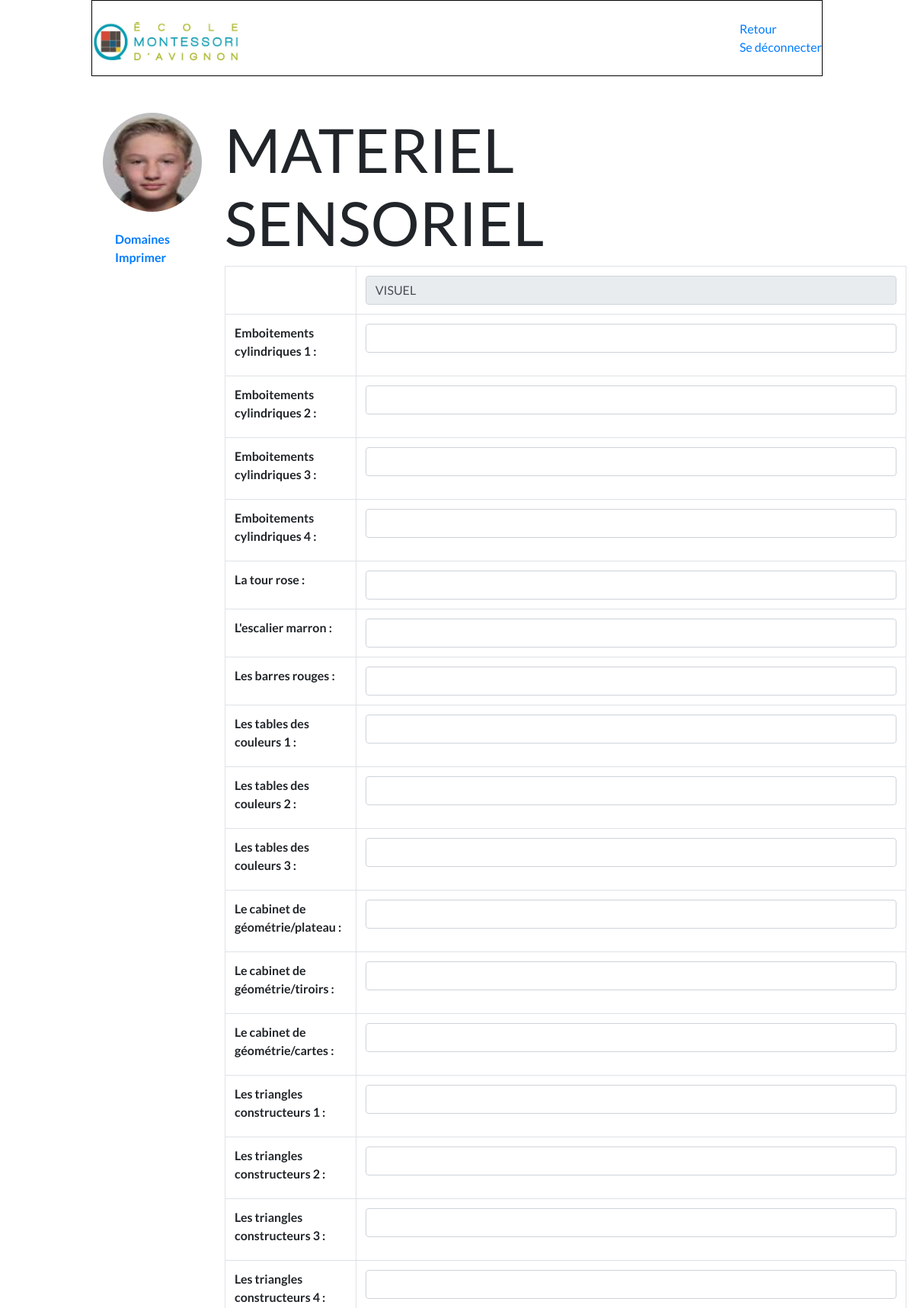
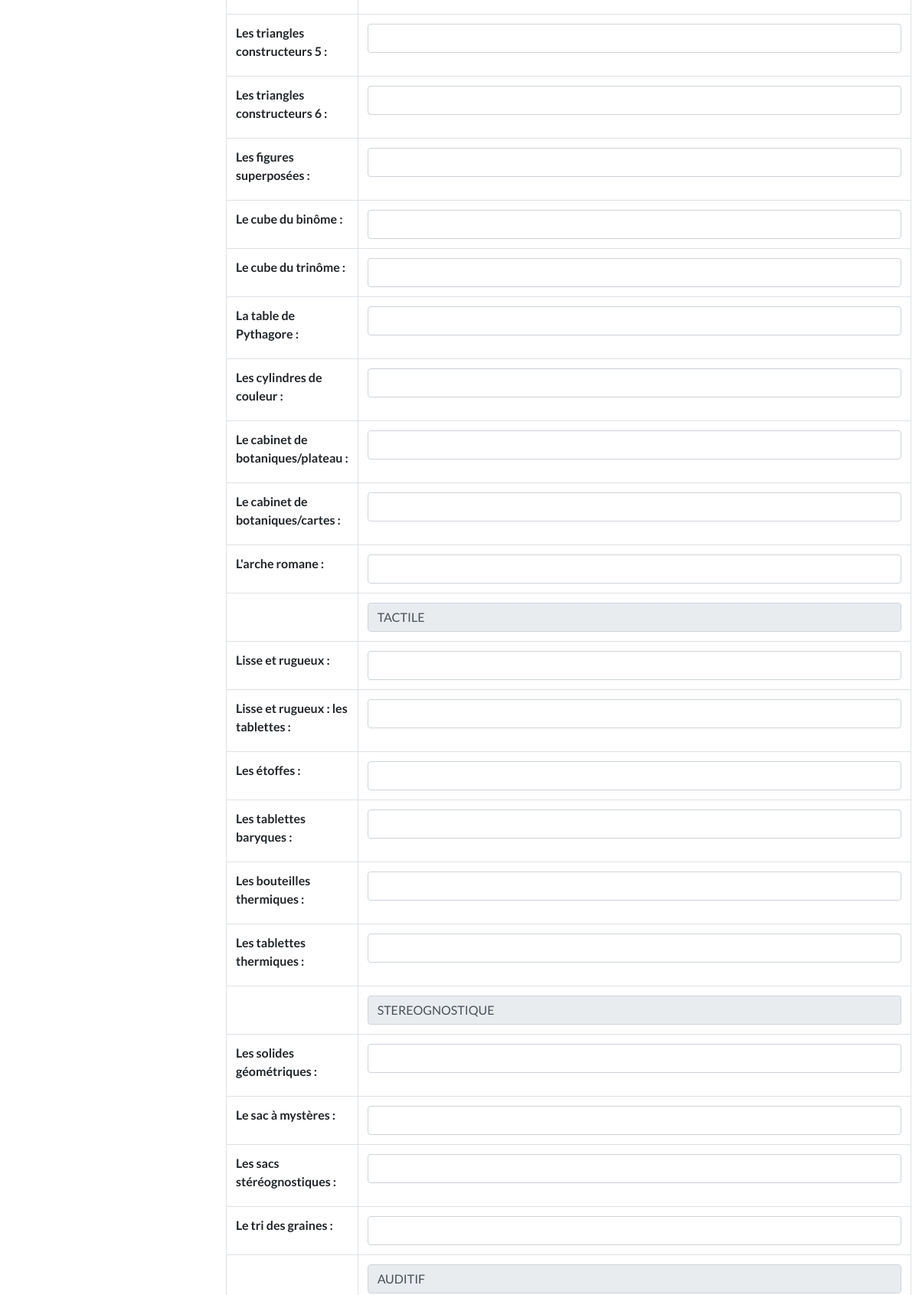
/Materiel_sensoriel_change/7 (signed in, upper part), run on the app's committed database (2 pictures, top to bottom).
### students/models.py (models this page shows, shortened)
class Students(models.Model):
    photo = models.ImageField(null=True, blank=True)
    firstname = models.CharField(max_length=25)
    lastname = models.CharField(max_length=25)
    date_of_birth = models.DateField()
    profil = models.TextField()
    ambiance = models.ForeignKey(Ambiance, on_delete=models.CASCADE)
    pratique_life = models.ForeignKey(PracticalLife, on_delete=models.CASCADE)
    sensorial_material = models.ForeignKey(SensoryMaterial, on_delete=models.CASCADE)
    mathe = models.ForeignKey(Math, on_delete=models.CASCADE)
    langage = models.ForeignKey(Langage, on_delete=models.CASCADE)
    letter = models.ForeignKey(Letter, on_delete=models.CASCADE)
    active = models.BooleanField(default=True)
    date_created = models.DateTimeField(auto_now_add=True)
    date_updated = models.DateTimeField(auto_now=True)
    tracker = FieldTracker()
    class Meta:
        verbose_name = "Student"
        verbose_name_plural = "Students"
    IMAGE_MAX_SIZE = (100, 100)
    def __str__(self):
        return f'{self.firstname} {self.lastname}'

### three_six/models.py (models this page shows)
class SensoryMaterial(models.Model):
    title_1 = models.CharField(max_length=100, default='VISUEL')
    cylindrical_sockets_1 = models.CharField(max_length=250, verbose_name="Emboitements cylindriques 1")
    cylindrical_sockets_2 = models.CharField(max_length=250, verbose_name="Emboitements cylindriques 2")
    cylindrical_sockets_3 = models.CharField(max_length=250, verbose_name="Emboitements cylindriques 3")
    cylindrical_sockets_4 = models.CharField(max_length=250, verbose_name="Emboitements cylindriques 4")
    pink_tower = models.CharField(max_length=250, verbose_name="La tour rose")
    brown_staircase = models.CharField(max_length=250, verbose_name="L'escalier marron")
    red_bars = models.CharField(max_length=250, verbose_name="Les barres rouges")
    color_table_1 = models.CharField(max_length=250, verbose_name="Les tables des couleurs 1")
    color_table_2 = models.CharField(max_length=250, verbose_name="Les tables des couleurs 2")
    color_table_3 = models.CharField(max_length=250, verbose_name="Les tables des couleurs 3")
    geometry_tray = models.CharField(max_length=250, verbose_name="Le cabinet de géométrie /plateau")
    geometry_drawers = models.CharField(max_length=250, verbose_name="Le cabinet de géométrie /tiroirs")
    geometry_maps = models.CharField(max_length=250, verbose_name="Le cabinet de géométrie /cartes")
    constructor_triangles_1 = models.CharField(max_length=250, verbose_name="Les triangles constructeurs 1")
    constructor_triangles_2 = models.CharField(max_length=250, verbose_name="Les triangles constructeurs 2")
    constructor_triangles_3 = models.CharField(max_length=250, verbose_name="Les triangles constructeurs 3")
    constructor_triangles_4 = models.CharField(max_length=250, verbose_name="Les triangles constructeurs 4")
    constructor_triangles_5 = models.CharField(max_length=250, verbose_name="Les triangles constructeurs 5")
    constructor_triangles_6 = models.CharField(max_length=250, verbose_name="Les triangles constructeurs 6")
    superimposed_figures = models.CharField(max_length=250, verbose_name="Les figures superposées")
    binomial_cube = models.CharField(max_length=250, verbose_name="Le cube du binôme")
    trinomial_cube = models.CharField(max_length=250, verbose_name="Le cube du trinôme")
    pythagore_table = models.CharField(max_length=250, verbose_name="La table de Pythagore")
    colored_cylinders = models.CharField(max_length=250, verbose_name="Les cylindres de couleur")
    botanical_tray = models.CharField(max_length=250, verbose_name="Le cabinet de botaniques /plateau")
    botanical_maps = models.CharField(max_length=250, verbose_name="Le cabinet de botaniques /cartes")
    roman_arch = models.CharField(max_length=250, verbose_name="L'arche romane")
    """ TACTILE"""
    title_2 = models.CharField(max_length=100, default='TACTILE')
    smooth_rough = models.CharField(max_length=250, verbose_name="Lisse et rugueux")
    smooth_rough_table = models.CharField(max_length=250, verbose_name="Lisse et rugueux : les tablettes")
    fabrics = models.CharField(max_length=250, verbose_name="Les étoffes")
    baryque_tablets = models.CharField(max_length=250, verbose_name="Les tablettes baryques")
    thermal_bottles = models.CharField(max_length=250, verbose_name="Les bouteilles thermiques")
    thermal_tablets = models.CharField(max_length=250, verbose_name="Les tablettes thermiques")
    """ STEREOGNOSTIQUE"""
    title_3 = models.CharField(max_length=100, default='STEREOGNOSTIQUE')
    geometric_solids = models.CharField(max_length=250, verbose_name="Les solides géométriques")
    mystery_bag = models.CharField(max_length=250, verbose_name="Le sac à mystères")
    stereognostic_bag = models.CharField(max_length=250, verbose_name="Les sacs stéréognostiques")
    seed_sorting = models.CharField(max_length=250, verbose_name="Le tri des graines")
    """AUDITIF"""
    title_4 = models.CharField(max_length=100, default='AUDITIF')
    noise_boxes = models.CharField(max_length=250, verbose_name="Les boites à bruits")
    bells = models.CharField(max_length=250, verbose_name="Les clochettes")
    """OLFACTIF"""
    title_5 = models.CharField(max_length=100, default='OLFACTIF')
    smells = models.CharField(max_length=250, verbose_name="Les odeurs")
    """GUSTATIF"""
    title_6 = models.CharField(max_length=100, default='GUSTATIF')
    flavours = models.CharField(max_length=250, verbose_name="Les saveurs")
    """GEOGRAPHIE"""
    title_7 = models.CharField(max_length=100, default='GEOGRAPHIE')
    smooth_rough_globe = models.CharField(
        max_length=250, verbose_name="Le globe lisse et rugueux")
    colorful_globe = models.CharField(
        max_length=250, verbose_name="Le globe coloré")
    planisphere = models.CharField(
        max_length=250, verbose_name="Le planisphère")
    puzzles_continents = models.CharField(
        max_length=250, verbose_name="Les puzzles des continents")
    flags = models.CharField(max_length=250, verbose_name="Les drapeaux")
    flags_1 = models.CharField(max_length=250, verbose_name="Les drapeaux : nomenclature classifiée")
    land_water = models.CharField(max_length=250, verbose_name="Les contrastes de la terre et de l'eau")
    europe = models.CharField(max_length=250, verbose_name="La carte de l'Europe")
    """ART"""
    title_8 = models.CharField(max_length=100, default='ART')
    art = models.CharField(max_length=250, verbose_name="Introduction à l'art")
    """EXPERIENCES SCIENTIFIQUES"""
    title_9 = models.CharField(max_length=100, default='EXPERIENCES SCIENTIFIQUES')
    sink_float = models.CharField(max_length=250, verbose_name="Les objects qui coulent, qui flottent")
    horizontal_water = models.CharField(max_length=250, verbose_name="l'eau qui s'équilibre sur un plan horizontal")
    north = models.CharField(max_length=250, verbose_name="La direction du nord")
    water_air_1 = models.CharField(max_length=250, verbose_name="L'eau et l'air 1")
    water_air_2 = models.CharField(max_length=250, verbose_name="L'eau et l'air 2")
    water_air_3 = models.CharField(max_length=250, verbose_name="L'eau et l'air 3")
    electricity = models.CharField(max_length=250, verbose_name="L'électricité")
    magnets_1 = models.CharField(max_length=250, verbose_name="Les aimants 1")
    magnets_2 = models.CharField(max_length=250, verbose_name="Les aimants 2")
    title_10 = models.CharField(max_length=100, default='OBSERVATIONS')
    observations_1 = models.TextField(verbose_name="Trimestre 1")
    observations_2 = models.TextField(verbose_name="Trimestre 2")
    observations_3 = models.TextField(verbose_name="Trimestre 3")
    class Meta:
        verbose_name = "Materiel sensoriel"
        verbose_name_plural = "Materiel sensoriel"

### three_six/views.py (the view)
# urls.py: path("Materiel_sensoriel_change/<int:student_id>", views.update_mat_sen, name='Materiel_sensoriel_change'),
@login_required
def update_mat_sen(request, student_id):
    student = Students.objects.get(id=student_id)
    material_sensorial_student = student.sensorial_material
    if request.method == 'POST':
        form = forms.SensoryMaterialForm(request.POST, instance=material_sensorial_student)
        if form.is_valid():
            form.save()
            return redirect('Materiel_sensoriel_change', student_id=student_id)
    else:
        form = forms.SensoryMaterialForm(instance=material_sensorial_student)
    context = {
        'form': form,
        'mss': material_sensorial_student,
        'student': student
    }
    return render(request, 'three_six/update_MS.html', context)

### three_six/templates/three_six/update_MS.html (shortened to what this page needs)
{% extends "three_six/base.html" %}
{% block content %}
<h1>MATERIEL SENSORIEL</h1>
<div class="container">
    <div class="row">
        <div class="col-md-1"></div>
        <div class="col-md-">
            <div class="activiy_form">
                <form method='post'> {% csrf_token %}
                    <table class="table table-bordered table-responsive{-sm|-md|-lg|-xl}">
                        {{ form.as_table}}
                    </table>
                </form>
            </div>
        </div>
    </div>
</div>
{% endblock content %}

### three_six/templates/three_six/base.html (shortened to what this page needs)
<!DOCTYPE html>
{% load static %}
<html lang="fr">
    <head>
        <link rel="stylesheet" href="https://cdnjs.cloudflare.com/ajax/libs/normalize/8.0.1/
        normalize.min.css">
        <link rel="stylesheet" href="{% static 'authentication/css/bootstrap.min.css' %}">
        <link rel="stylesheet" href="{% static 'three_six/css/styles.css'%}">
    </head>
    <body>
        <div class="block-content">
            <header  class="header">
                        <div class=>
                            <img src="{% static 'authentication/logo.png' %}" alt="LOGO" width="200" >
                        </div>
                        <div>
                            <a href="{% url 'all_child' ambiance_id=student.ambiance.id %}">Retour</a> <br>
                            <a href="{% url 'logout' %}">Se déconnecter</a>
                        </div>
           </header>
            <div class="container pt-5">
                <div class="row">
                    <div class="col-md-2 text-center">
                         <p><img class="rounded-circle" src="{{student.photo.url}}" width="130" height="130"></p>
                        <ul class="navbar text-left">
                                <li class="menu-domain"><a href="#"><b>Domaines</b></a>
                                </li>
                                <li class="printed"><a href="#"><b>Imprimer</b></a>
                                </li>
                        </ul>
                    </div>
                    <div class="col-md-10 ">
                        {% block content %}{% endblock content %}
                    </div>
                </div>
            </div>
        </div>
    </body>
</html>

### three_six/static/three_six/css/styles.css (style rules this page uses)
body { font-family: "Lato", Helvetica, sans-serif }
body, html { margin:0; padding:0; height:100%; }
.header { display: flex; justify-content: space-between; align-items: center; background-color: #FFFFFF ; position: fixed; width: 80%; height: 100px; top: 0px; z-index: 4; border: black 1px solid; }
.block-content { width: 80%; position: relative; margin: auto; min-height: 80%; padding-top: 100px; }
.navbar li { list-style: none; text-align: left; }
h1 { font-size : clamp(2rem, 10vw, 5rem); }

### data on the page
Students: photo (picture)
SensoryMaterial: title_1 "VISUEL", title_2 "TACTILE", title_3 "STEREOGNOSTIQUE", title_4 "AUDITIF"
